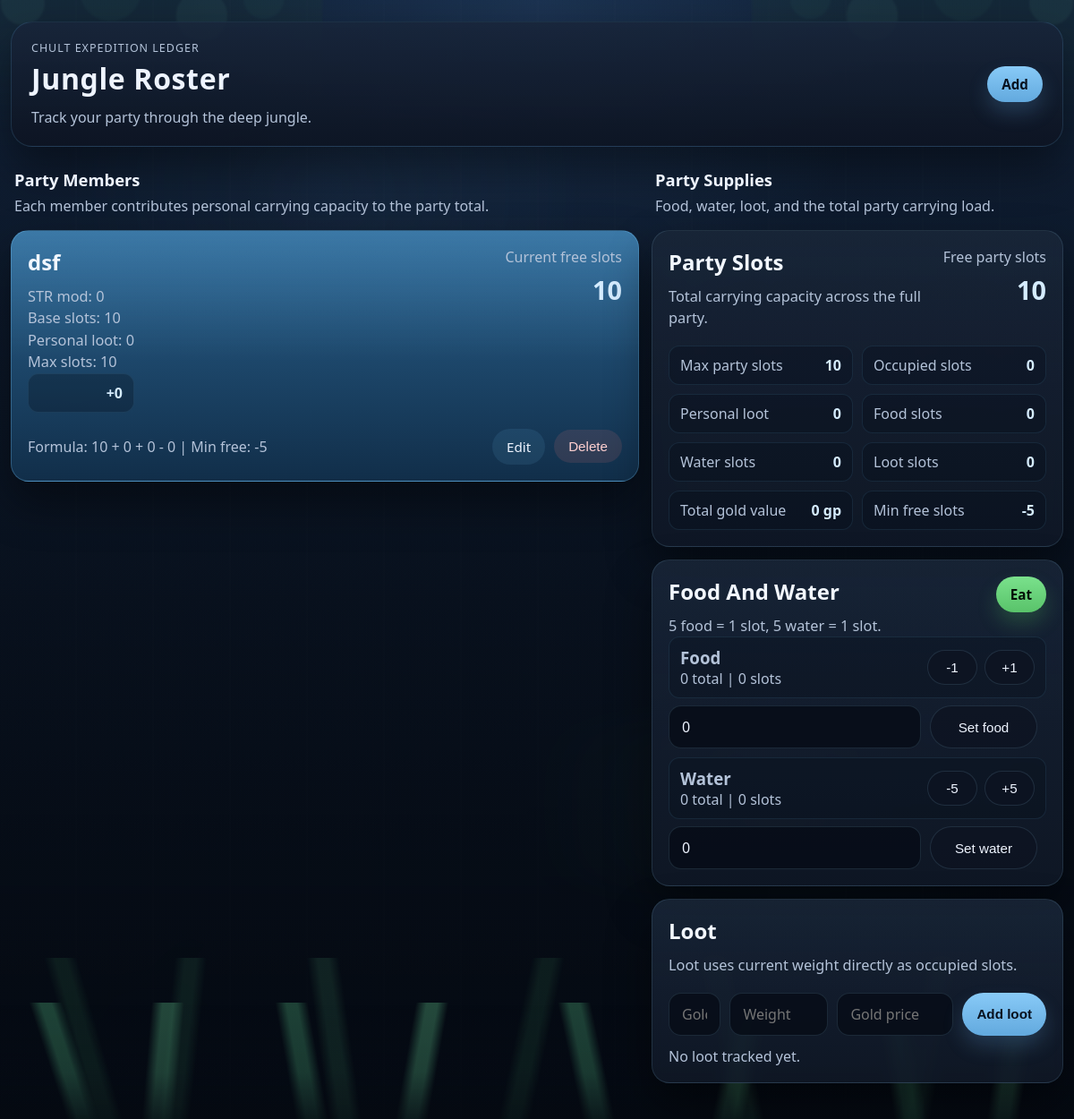
The page / on the database its author committed.
### tables this page shows
CREATE TABLE members (
            id INTEGER PRIMARY KEY AUTOINCREMENT,
            name TEXT NOT NULL,
            str_mod INTEGER NOT NULL DEFAULT 0,
            max_slots INTEGER NOT NULL DEFAULT 0,
            used_slots INTEGER NOT NULL DEFAULT 0,
            card_color TEXT NOT NULL DEFAULT 'dark-blue'
        );

CREATE TABLE extra_slots (
            id INTEGER PRIMARY KEY AUTOINCREMENT,
            member_id INTEGER NOT NULL,
            name TEXT NOT NULL,
            amount INTEGER NOT NULL DEFAULT 0,
            FOREIGN KEY (member_id) REFERENCES members (id) ON DELETE CASCADE
        );

CREATE TABLE party_supplies (
            id INTEGER PRIMARY KEY CHECK (id = 1),
            food REAL NOT NULL DEFAULT 0,
            water REAL NOT NULL DEFAULT 0
        );

### app.py (the view)
@app.route("/")
def index() -> str:
    members = get_members_with_capacity()
    supplies = get_party_supplies()
    loot_items = get_loot_items()
    food_slots = slots_for_supply(float(supplies["food"]))
    water_slots = slots_for_supply(float(supplies["water"]))
    loot_slots = sum(item["amount"] for item in loot_items)
    personal_loot_slots = sum(int(member["used_slots"]) for member in members)
    max_party_slots = sum(int(member["max_slots"]) for member in members)
    occupied_slots = personal_loot_slots + food_slots + water_slots + loot_slots
    party_overload_limit = overload_limit(max_party_slots)
    total_gold_value = sum(item["gold_price"] for item in loot_items)
    return render_template(
        "index.html",
        members=members,
        supplies=supplies,
        loot_items=loot_items,
        party_summary={
            "max_party_slots": max_party_slots,
            "occupied_slots": occupied_slots,
            "free_party_slots": max_party_slots - occupied_slots,
            "food_slots": food_slots,
            "water_slots": water_slots,
            "loot_slots": loot_slots,
            "personal_loot_slots": personal_loot_slots,
            "party_overload_limit": party_overload_limit,
            "total_gold_value": total_gold_value,
        },
    )

### app.py (called while the page is built, shortened)
@app.template_filter("pretty_amount")
def pretty_amount(value: float | int) -> str:
    numeric = float(value)
    if numeric.is_integer():
        return str(int(numeric))
    return f"{numeric:.1f}".rstrip("0").rstrip(".")

def get_db() -> sqlite3.Connection:
    if "db" not in g:
        g.db = sqlite3.connect(DATABASE)
        g.db.row_factory = sqlite3.Row
        g.db.execute("PRAGMA foreign_keys = ON")
    return g.db

def get_member_extra_slots(member_id: int) -> list[sqlite3.Row]:
    return get_db().execute(
        """
        SELECT id, name, amount
        FROM extra_slots
        WHERE member_id = ?
        ORDER BY id
        """,
        (member_id,),
    ).fetchall()

def get_party_supplies() -> sqlite3.Row:
    supplies = get_db().execute(
        "SELECT food, water FROM party_supplies WHERE id = 1"
    ).fetchone()
    return supplies

def get_loot_items() -> list[sqlite3.Row]:
    return get_db().execute(
        """
        SELECT id, name, amount, gold_price
        FROM loot_items
        ORDER BY id DESC
        """
    ).fetchall()

def slots_for_supply(amount: float) -> int:
    if amount <= 0:
        return 0
    return int((amount + 4.9999) // 5)

def overload_limit(max_slots: int) -> int:
    return max_slots // 2

### templates/index.html (shortened to what this page needs)
{% extends "base.html" %}
{% block content %}
  <section class="page-layout">
    <div class="page-column members-column">
      <div class="section-intro">
        <h2>Party Members</h2>
        <p>Each member contributes personal carrying capacity to the party total.</p>
      </div>
      <section class="card-list">
        {% for member in members %}
          <article class="member-card member-theme-{{ member['card_color'] }}{% if member['current_free_slots'] <= 0 %} warning-card{% endif %}">
            <div class="card-header">
              <div>
                <h2>{{ member["name"] }}</h2>
                <p>STR mod: {{ member["str_mod"] }}</p>
                <p>Base slots: 10</p>
                <p>Personal loot: {{ member["used_slots"] }}</p>
                <p>Max slots: {{ member["max_slots"] }}</p>
                {% if member["extra_slots"] %}
                  <div class="extra-slot-summary">
                    {% for item in member["extra_slots"] %}
                      <div class="extra-slot-item">
                        <strong>+{{ item["amount"] }}</strong>
                      </div>
                    {% endfor %}
                  </div>
                {% endif %}
              </div>
              <div class="slot-pill">
                <span>Current free slots</span>
                <strong>{{ member["current_free_slots"] }}</strong>
              </div>
            </div>
            <div class="card-footer">
              <span class="used-slots">Formula: 10 + {{ member["str_mod"] }} + {{ member["extra_slots_total"] }} - {{ member["used_slots"] }} | Min free: -{{ member["overload_limit"] }}</span>
              <div class="actions">
                <a href="{{ url_for('edit_member', member_id=member['id']) }}">Edit</a>
                <form action="{{ url_for('delete_member', member_id=member['id']) }}" method="post">
                  <button type="submit" onclick="return confirm('Delete this entry?');">Delete</button>
                </form>
              </div>
            </div>
          </article>
        {% else %}
          <div class="empty-state">
            <h2>No entries yet</h2>
            <p>Add your first character or expedition member to get started.</p>
          </div>
        {% endfor %}
      </section>
    </div>
    <aside class="page-column sidebar-column">
      <div class="section-intro">
        <h2>Party Supplies</h2>
        <p>Food, water, loot, and the total party carrying load.</p>
      </div>
      <section class="dashboard-stack">
        <article class="member-card summary-card{% if party_summary['free_party_slots'] <= 0 %} warning-card{% endif %}">
          <div class="card-header">
            <div>
              <h2>Party Slots</h2>
              <p>Total carrying capacity across the full party.</p>
            </div>
            <div class="slot-pill">
              <span>Free party slots</span>
              <strong>{{ party_summary["free_party_slots"] }}</strong>
            </div>
          </div>
          <div class="summary-stats">
            <div class="summary-stat">
              <span>Max party slots</span>
              <strong>{{ party_summary["max_party_slots"] }}</strong>
            </div>
            <div class="summary-stat">
              <span>Occupied slots</span>
              <strong>{{ party_summary["occupied_slots"] }}</strong>
            </div>
            <div class="summary-stat">
              <span>Personal loot</span>
              <strong>{{ party_summary["personal_loot_slots"] }}</strong>
            </div>
            <div class="summary-stat">
              <span>Food slots</span>
              <strong>{{ party_summary["food_slots"] }}</strong>
            </div>
            <div class="summary-stat">
              <span>Water slots</span>
              <strong>{{ party_summary["water_slots"] }}</strong>
            </div>
            <div class="summary-stat">
              <span>Loot slots</span>
              <strong>{{ party_summary["loot_slots"] }}</strong>
            </div>
            <div class="summary-stat">
              <span>Total gold value</span>
              <strong>{{ party_summary["total_gold_value"] }} gp</strong>
            </div>
            <div class="summary-stat">
              <span>Min free slots</span>
              <strong>-{{ party_summary["party_overload_limit"] }}</strong>
            </div>
          </div>
        </article>
        <article class="member-card resource-card">
          <div class="card-header">
            <div>
              <h2>Food And Water</h2>
              <p>5 food = 1 slot, 5 water = 1 slot.</p>
            </div>
            <a class="primary-button eat-button" href="{{ url_for('eat_page') }}">Eat</a>
          </div>
          <div class="resource-list">
            <div class="resource-row">
              <div>
                <h3>Food</h3>
                <p>{{ supplies["food"]|pretty_amount }} total | {{ party_summary["food_slots"] }} slot{{ '' if party_summary["food_slots"] == 1 else 's' }}</p>
              </div>
              <div class="quick-actions">
                <form action="{{ url_for('update_supplies') }}" method="post">
                  <button type="submit">-1</button>
                </form>
                <form action="{{ url_for('update_supplies') }}" method="post">
                  <button type="submit">+1</button>
                </form>
              </div>
            </div>
            <form class="resource-add-form" action="{{ url_for('update_supplies') }}" method="post">
              <input type="number" name="amount" min="0" step="0.5" value="{{ supplies['food']|pretty_amount }}" required>
              <button type="submit">Set food</button>
            </form>
            <div class="resource-row">
              <div>
                <h3>Water</h3>
                <p>{{ supplies["water"]|pretty_amount }} total | {{ party_summary["water_slots"] }} slot{{ '' if party_summary["water_slots"] == 1 else 's' }}</p>
              </div>
              <div class="quick-actions">
                <form action="{{ url_for('update_supplies') }}" method="post">
                  <button type="submit">-5</button>
                </form>
                <form action="{{ url_for('update_supplies') }}" method="post">
                  <button type="submit">+5</button>
                </form>
              </div>
            </div>
            <form class="resource-add-form" action="{{ url_for('update_supplies') }}" method="post">
              <input type="number" name="amount" min="0" step="0.5" value="{{ supplies['water']|pretty_amount }}" required>
              <button type="submit">Set water</button>
            </form>
          </div>
        </article>
        <article class="member-card loot-card-panel">
          <div class="card-header">
            <div>
              <h2>Loot</h2>
              <p>Loot uses current weight directly as occupied slots.</p>
            </div>
          </div>
          <form class="loot-form loot-form-wide" action="{{ url_for('add_loot') }}" method="post">
            <input type="text" name="name" placeholder="Gold idol, jade goblet" required>
            <input type="number" name="amount" min="1" placeholder="Weight" required>
            <input type="number" name="gold_price" min="0" placeholder="Gold price" required>
            <button class="primary-button" type="submit">Add loot</button>
          </form>
          <div class="extra-slot-summary loot-list">
            {% for item in loot_items %}
              <div class="extra-slot-item loot-item-row">
                <span>{{ item["name"] }}</span>
                <div class="loot-item-actions">
                  <strong>{{ item["amount"] }} slots | {{ item["gold_price"] }} gp</strong>
                  <form action="{{ url_for('delete_loot', loot_id=item['id']) }}" method="post">
                    <button type="submit">Remove</button>
                  </form>
                </div>
              </div>
            {% else %}
              <p class="muted-text">No loot tracked yet.</p>
            {% endfor %}
          </div>
        </article>
      </section>
    </aside>
  </section>
{% endblock %}

### templates/base.html (shortened to what this page needs)
<!doctype html>
<html lang="en">
  <head>
    <link rel="stylesheet" href="{{ url_for('static', filename='styles.css') }}">
  </head>
  <body>
    <div class="scene-backdrop" aria-hidden="true">
      <div class="mist mist-one"></div>
      <div class="mist mist-two"></div>
      <div class="canopy canopy-left"></div>
      <div class="canopy canopy-right"></div>
      <div class="dino dino-left"></div>
      <div class="dino dino-right"></div>
      <div class="grass grass-back"></div>
      <div class="grass grass-front"></div>
    </div>
    <div class="app-shell">
      <header class="topbar">
        <div class="title-group">
          <p class="eyebrow">Chult Expedition Ledger</p>
          <h1>Jungle Roster</h1>
          <p class="tagline">Track your party through the deep jungle.</p>
        </div>
        <a class="primary-button" href="{{ url_for('add_member') }}">Add</a>
      </header>
      <main>
        {% block content %}{% endblock %}
      </main>
    </div>
  </body>
</html>

### rows shown on the page
members: name "dsf", str_mod "0", used_slots "0", max_slots "10", current_free_slots "10", extra_slots_total "0", overload_limit "5"
extra_slots: amount "0"
party_supplies: food|pretty_amount "0", amount "0", water|pretty_amount "0"

### other values the page prints
{{ party_summary["free_party_slots"] }} "10"
{{ party_summary["max_party_slots"] }} "10"
{{ party_summary["occupied_slots"] }} "0"
{{ party_summary["personal_loot_slots"] }} "0"
{{ party_summary["food_slots"] }} "0"
{{ party_summary["water_slots"] }} "0"
{{ party_summary["loot_slots"] }} "0"
{{ party_summary["total_gold_value"] }} "0"
{{ party_summary["party_overload_limit"] }} "5"
{{ '' if party_summary["food_slots"] == 1 else 's' }} "s"
{{ '' if party_summary["water_slots"] == 1 else 's' }} "s"
